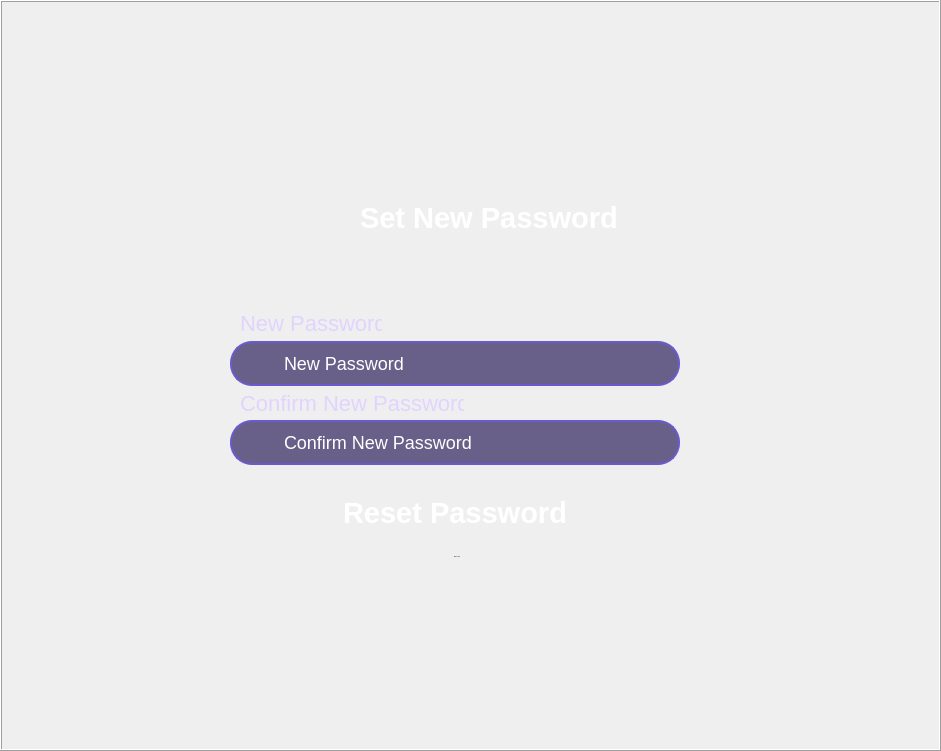
<?xml version="1.0" encoding="UTF-8"?>
<ui version="4.0">
 <class>Dialog</class>
 <widget class="QDialog" name="Dialog">
  <property name="geometry">
   <rect>
    <x>0</x>
    <y>0</y>
    <width>941</width>
    <height>751</height>
   </rect>
  </property>
  <property name="windowTitle">
   <string>Dialog</string>
  </property>
  <widget class="QLabel" name="label_2">
   <property name="geometry">
    <rect>
     <x>0</x>
     <y>0</y>
     <width>941</width>
     <height>751</height>
    </rect>
   </property>
   <property name="autoFillBackground">
    <bool>false</bool>
   </property>
   <property name="styleSheet">
    <string notr="true">QLabel {
    background: qlineargradient(
        x1: 0, y1: 0, x2: 1, y2: 0,
        stop: 0 #2a1f4d,
        stop: 0.4 #3d2b6b,
        stop: 1 #1e1b2e
    );
}</string>
   </property>
   <property name="frameShape">
    <enum>QFrame::Box</enum>
   </property>
   <property name="frameShadow">
    <enum>QFrame::Raised</enum>
   </property>
   <property name="text">
    <string/>
   </property>
  </widget>
  <widget class="QLabel" name="label_3">
   <property name="geometry">
    <rect>
     <x>240</x>
     <y>390</y>
     <width>224</width>
     <height>27</height>
    </rect>
   </property>
   <property name="font">
    <font>
     <pointsize>-1</pointsize>
     <weight>50</weight>
     <bold>false</bold>
    </font>
   </property>
   <property name="styleSheet">
    <string notr="true">QLabel {
    font-size: 22px;
    font-weight: normal;
    color: #e0d4ff;
}</string>
   </property>
   <property name="text">
    <string>Confirm New Password</string>
   </property>
  </widget>
  <widget class="QPushButton" name="reset_Button">
   <property name="geometry">
    <rect>
     <x>230</x>
     <y>490</y>
     <width>450</width>
     <height>45</height>
    </rect>
   </property>
   <property name="font">
    <font>
     <pointsize>-1</pointsize>
     <weight>75</weight>
     <bold>true</bold>
    </font>
   </property>
   <property name="styleSheet">
    <string notr="true">QPushButton {
    background: qlineargradient(
        x1: 0, y1: 0, x2: 1, y2: 0,
        stop: 0 #6a5acd, 
        stop: 1 #9d81ff
    );
    color: white;
    border: none;
    border-radius: 22px;
    padding: 8px;
    font-size: 29px;
    font-weight: bold;
}

QPushButton:hover {
    background: qlineargradient(
        x1: 0, y1: 0, x2: 1, y2: 0,
        stop: 0 #9d81ff, 
        stop: 1 #b19bff
    );
    box-shadow: 0 0 20px rgba(157, 129, 255, 0.6);
}

QPushButton:pressed {
    background: qlineargradient(
        x1: 0, y1: 0, x2: 1, y2: 0,
        stop: 0 #5a4acd, 
        stop: 1 #8d71ef
    );
}</string>
   </property>
   <property name="text">
    <string>Reset Password</string>
   </property>
   <property name="autoDefault">
    <bool>false</bool>
   </property>
   <property name="flat">
    <bool>true</bool>
   </property>
  </widget>
  <widget class="QLineEdit" name="confirm_new_password_edit">
   <property name="geometry">
    <rect>
     <x>230</x>
     <y>420</y>
     <width>450</width>
     <height>45</height>
    </rect>
   </property>
   <property name="font">
    <font>
     <pointsize>-1</pointsize>
    </font>
   </property>
   <property name="statusTip">
    <string notr="true"/>
   </property>
   <property name="styleSheet">
    <string notr="true">QLineEdit {
    background-color: rgba(70, 60, 110, 0.8);
    color: #ffffff;
    border: 2px solid #6a5acd;
    border-radius: 22px;
    padding: 1px 150px 1px 50px;  /* جا برای آیکون */
    font-size: 18px;
}

QLineEdit:focus {
    border: 2px solid #9d81ff;
    background-color: rgba(90, 80, 140, 0.9);
}</string>
   </property>
   <property name="text">
    <string notr="true">Confirm New Password</string>
   </property>
   <property name="maxLength">
    <number>32765</number>
   </property>
   <property name="frame">
    <bool>true</bool>
   </property>
   <property name="alignment">
    <set>Qt::AlignLeading|Qt::AlignLeft|Qt::AlignVCenter</set>
   </property>
   <property name="dragEnabled">
    <bool>false</bool>
   </property>
   <property name="readOnly">
    <bool>false</bool>
   </property>
   <property name="placeholderText">
    <string notr="true"/>
   </property>
  </widget>
  <widget class="QLabel" name="pass_l2">
   <property name="geometry">
    <rect>
     <x>634</x>
     <y>425</y>
     <width>35</width>
     <height>35</height>
    </rect>
   </property>
   <property name="text">
    <string/>
   </property>
   <property name="pixmap">
    <pixmap>../../../store-management-requirment/lock_100dp_FFFFFF.png</pixmap>
   </property>
   <property name="scaledContents">
    <bool>true</bool>
   </property>
  </widget>
  <widget class="QLabel" name="pass_l1">
   <property name="geometry">
    <rect>
     <x>634</x>
     <y>346</y>
     <width>35</width>
     <height>35</height>
    </rect>
   </property>
   <property name="text">
    <string/>
   </property>
   <property name="pixmap">
    <pixmap>../../../store-management-requirment/lock_100dp_FFFFFF.png</pixmap>
   </property>
   <property name="scaledContents">
    <bool>true</bool>
   </property>
  </widget>
  <widget class="QLabel" name="label_6">
   <property name="geometry">
    <rect>
     <x>240</x>
     <y>310</y>
     <width>142</width>
     <height>27</height>
    </rect>
   </property>
   <property name="font">
    <font>
     <pointsize>-1</pointsize>
     <weight>50</weight>
     <bold>false</bold>
    </font>
   </property>
   <property name="styleSheet">
    <string notr="true">QLabel {
    font-size: 22px;
    font-weight: normal;
    color: #e0d4ff;
}</string>
   </property>
   <property name="text">
    <string>New Password</string>
   </property>
  </widget>
  <widget class="QLineEdit" name="new_password_edit">
   <property name="geometry">
    <rect>
     <x>230</x>
     <y>341</y>
     <width>450</width>
     <height>45</height>
    </rect>
   </property>
   <property name="font">
    <font>
     <pointsize>-1</pointsize>
    </font>
   </property>
   <property name="statusTip">
    <string notr="true"/>
   </property>
   <property name="styleSheet">
    <string notr="true">QLineEdit {
    background-color: rgba(70, 60, 110, 0.8);
    color: #ffffff;
    border: 2px solid #6a5acd;
    border-radius: 22px;
    padding: 1px 150px 1px 50px;  /* جا برای آیکون */
    font-size: 18px;
}

QLineEdit:focus {
    border: 2px solid #9d81ff;
    background-color: rgba(90, 80, 140, 0.9);
}</string>
   </property>
   <property name="text">
    <string>New Password</string>
   </property>
   <property name="maxLength">
    <number>32765</number>
   </property>
   <property name="frame">
    <bool>true</bool>
   </property>
   <property name="alignment">
    <set>Qt::AlignLeading|Qt::AlignLeft|Qt::AlignVCenter</set>
   </property>
   <property name="dragEnabled">
    <bool>false</bool>
   </property>
   <property name="readOnly">
    <bool>false</bool>
   </property>
   <property name="placeholderText">
    <string notr="true"/>
   </property>
  </widget>
  <widget class="QLabel" name="label">
   <property name="enabled">
    <bool>true</bool>
   </property>
   <property name="geometry">
    <rect>
     <x>360</x>
     <y>200</y>
     <width>271</width>
     <height>35</height>
    </rect>
   </property>
   <property name="font">
    <font>
     <pointsize>22</pointsize>
     <weight>75</weight>
     <bold>true</bold>
    </font>
   </property>
   <property name="styleSheet">
    <string notr="true">QLabel{
color : white 
}</string>
   </property>
   <property name="text">
    <string>Set New Password</string>
   </property>
  </widget>
  <widget class="QLabel" name="security_label">
   <property name="geometry">
    <rect>
     <x>240</x>
     <y>170</y>
     <width>100</width>
     <height>100</height>
    </rect>
   </property>
   <property name="text">
    <string/>
   </property>
   <property name="pixmap">
    <pixmap>../../../store-management-requirment/security_100dp_FFFFFF.png</pixmap>
   </property>
   <property name="scaledContents">
    <bool>true</bool>
   </property>
  </widget>
  <widget class="QPushButton" name="back_login_Button">
   <property name="geometry">
    <rect>
     <x>390</x>
     <y>540</y>
     <width>134</width>
     <height>33</height>
    </rect>
   </property>
   <property name="font">
    <font>
     <pointsize>-1</pointsize>
    </font>
   </property>
   <property name="styleSheet">
    <string notr="true">QPushButton[flat=&quot;true&quot;] {
    background: transparent;
    color: #d8bfff;
    border: none;
    font-size: 22px;
}

QPushButton[flat=&quot;true&quot;]:hover {
    color: #ffffff;
    text-decoration: underline;
}</string>
   </property>
   <property name="text">
    <string>Back to Login</string>
   </property>
   <property name="flat">
    <bool>true</bool>
   </property>
  </widget>
  <zorder>label_2</zorder>
  <zorder>label_3</zorder>
  <zorder>reset_Button</zorder>
  <zorder>confirm_new_password_edit</zorder>
  <zorder>pass_l2</zorder>
  <zorder>label_6</zorder>
  <zorder>new_password_edit</zorder>
  <zorder>pass_l1</zorder>
  <zorder>label</zorder>
  <zorder>security_label</zorder>
  <zorder>back_login_Button</zorder>
 </widget>
 <tabstops>
  <tabstop>new_password_edit</tabstop>
  <tabstop>confirm_new_password_edit</tabstop>
  <tabstop>reset_Button</tabstop>
  <tabstop>back_login_Button</tabstop>
 </tabstops>
 <resources/>
 <connections/>
</ui>
